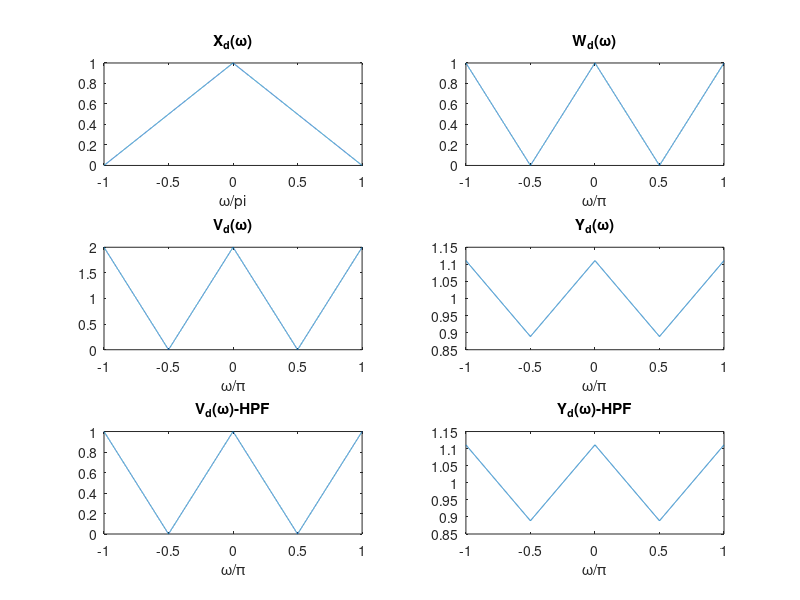

MATLAB code to generate this figure:
clear all
close all
clc

% set parameters
L = 2;
M = 3;
omega_c = pi;

% X
N = 6000;
omega = linspace(-pi, pi, N);
X = 1 - abs(omega)/pi;
x = ifft(ifftshift(X));

% W
w = upsample(x, L);
W = fftshift(fft(w));
omega_w = linspace(-pi, pi, N*L);


% LPF
lpf = zeros(1, N*L);
index_l = N*L/2 - omega_c/(2*pi)*N*L+1;
index_h = N*L/2 + omega_c/(2*pi)*N*L;
lpf(index_l:index_h) = L;

% HPF
hpf = 1 - lpf;

% V
V = W .* lpf;
V_H = W .* hpf;
v = ifft(ifftshift(V));
v_H = ifft(ifftshift(V_H));

% Y
y = downsample(v, M);
y_H = downsample(v_H, M);
Y = fftshift(fft(y));
Y_H = fftshift(fft(y));

omega_y = linspace(-pi, pi, N*L/M);
figure()

subplot(321)
plot(omega/pi, X)
title('X_d(\omega)')
xlabel('\omega/pi')

subplot(322)
plot(omega_w/pi, abs(W))
title('W_d(\omega)')
xlabel('\omega/\pi')

subplot(323)
plot(omega_w/pi, abs(V))
title('V_d(\omega)')
xlabel('\omega/\pi')

subplot(324)
plot(omega_y/pi, abs(Y))
title('Y_d(\omega)')
xlabel('\omega/\pi')

subplot(325)
plot(omega_w/pi, abs(V_H))
title('V_d(\omega)-HPF')
xlabel('\omega/\pi')

subplot(326)
plot(omega_y/pi, abs(Y_H))
title('Y_d(\omega)-HPF')
xlabel('\omega/\pi')
